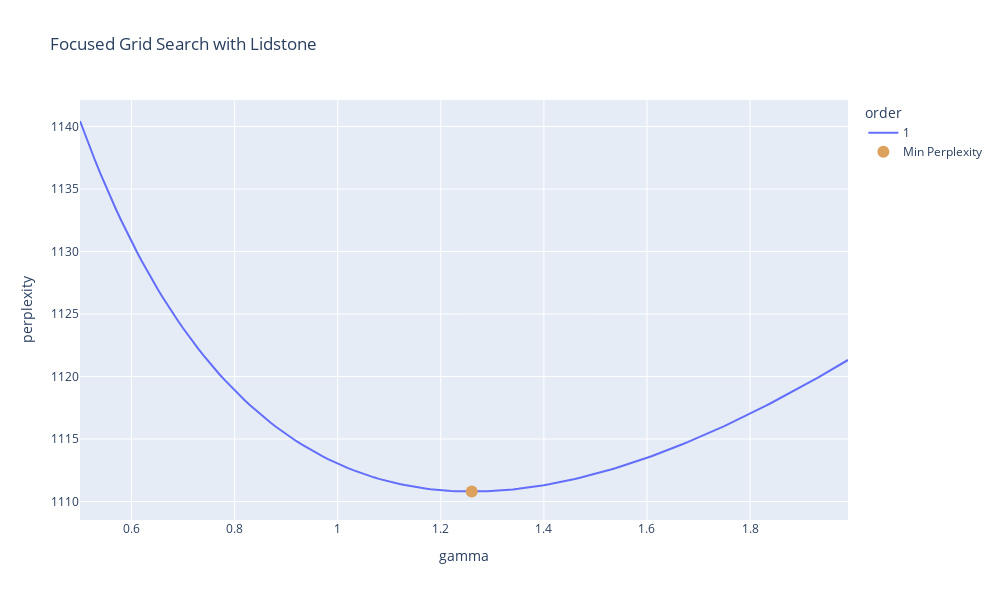

Source (notebook cell):
### Markdown cell above
#### Plotting Grid Search

### Code cell
fig = px.line(results_df, x='gamma', y='perplexity', color='order', 
              color_discrete_sequence=px.colors.qualitative.Plotly,
              title = "Focused Grid Search with Lidstone")
fig.update_layout(width=1000, height=600)
fig.add_trace(go.Scatter(x=[results_df_slice.loc[best_index,'gamma']], y=[results_df_slice.loc[best_index,'perplexity']], mode='markers', marker=dict(color='#DDA15E', size=12),name='Min Perplexity'))
fig.show()

### Figure 1 — Plotly figure (JSON) as saved in the notebook; plotly's stock layout.template omitted (floating-point values rounded to 4 significant figures; data arrays with more than 128 entries replaced by an {"elided": "..."} marker saying what was removed)
{"data": [{"hovertemplate": "order=1<br>gamma=%{x}<br>perplexity=%{y}<extra></extra>", "legendgroup": "1", "line": {"color": "#636EFA", "dash": "solid"}, "marker": {"symbol": "circle"}, "mode": "lines", "name": "1", "orientation": "v", "showlegend": true, "type": "scatter", "x": {"elided": "150 float values"}, "xaxis": "x", "y": {"elided": "150 float values"}, "yaxis": "y"}, {"marker": {"color": "#DDA15E", "size": 12}, "mode": "markers", "name": "Min Perplexity", "type": "scatter", "x": [1.26], "y": [1111.0]}], "layout": {"height": 600, "legend": {"title": {"text": "order"}, "tracegroupgap": 0}, "title": {"text": "Focused Grid Search with Lidstone"}, "width": 1000, "xaxis": {"anchor": "y", "domain": [0, 1], "title": {"text": "gamma"}}, "yaxis": {"anchor": "x", "domain": [0, 1], "title": {"text": "perplexity"}}}}
